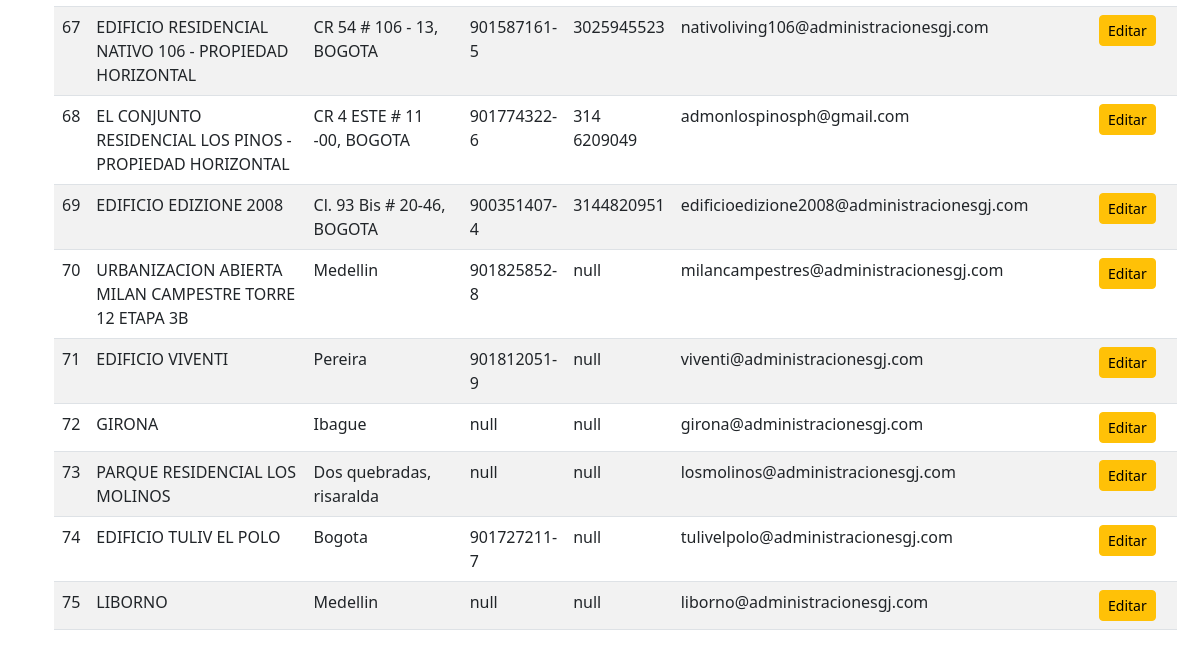
/copropiedades (signed in, lower part), run on an earlier commit of the app's database.
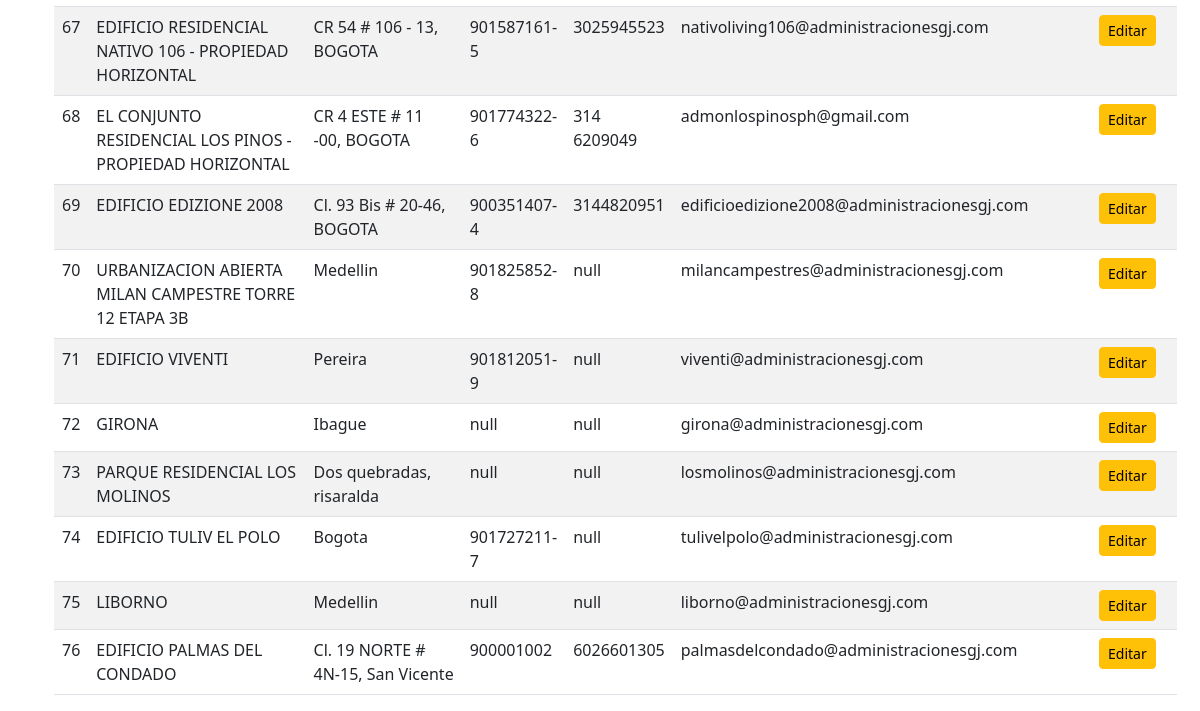
And on a later commit of the database.
### app/models.py (models this page shows, shortened)
class Copropiedad(db.Model):
    __tablename__ = 'copropiedad'
    id = db.Column(db.Integer, primary_key=True)
    nombre = db.Column(db.String(200), nullable=False, unique=True)
    direccion = db.Column(db.String(255), nullable=False)
    nit = db.Column(db.String(20), nullable=True)
    telefono = db.Column(db.String(50), nullable=True)
    email = db.Column(db.String(120), nullable=True)
    fecha_creacion = db.Column(db.Date, default=db.func.current_date())
    numero_unidades = db.Column(db.Integer, nullable=True)
    propiedades = db.relationship('PropiedadData', backref='copropiedad', lazy=True)

### app/routes.py (the view)
@main_bp.route('/copropiedades')
@login_required
def list_copropiedades():
    copropiedades = Copropiedad.query.all()
    return render_template('copropiedades/list.html', title='Copropiedades', copropiedades=copropiedades)

### app/models.py (called while the page is built)
@login_manager.user_loader
def load_user(user_id):
    return User.query.get(int(user_id))

### app/templates/copropiedades/list.html (shortened to what this page needs)
{% extends "base.html" %}
{% block content %}
<div class="container">
    <table class="table table-striped">
        <tbody>
            {% for copropiedad in copropiedades %}
            <tr>
                <td>{{ copropiedad.id }}</td>
                <td>{{ copropiedad.nombre }}</td>
                <td>{{ copropiedad.direccion }}</td>
                <td>{{ copropiedad.nit }}</td>
                <td>{{ copropiedad.telefono }}</td>
                <td>{{ copropiedad.email }}</td>
                <td>
                    <a href="{{ url_for('main.edit_copropiedad', id=copropiedad.id) }}" class="btn btn-sm btn-warning">Editar</a>
                </td>
            </tr>
            {% endfor %}
        </tbody>
    </table>
</div>
{% endblock %}

### app/templates/base.html (shortened to what this page needs)
<!DOCTYPE html>
<html lang="es">
<head>
    <link href="https://cdn.jsdelivr.net/npm/bootstrap@5.3.0-alpha1/dist/css/bootstrap.min.css" rel="stylesheet">
    <link rel="stylesheet" href="{{ url_for('static', filename='css/style.css') }}">
</head>
<body>
    <div class="container">
        {% block content %}{% endblock %}
    </div>
</body>
</html>

What changed in the data, as far as the page shows it:
added Copropiedad: id "76", nombre "EDIFICIO PALMAS DEL CONDADO", direccion "Cl. 19 NORTE # 4N-15, San Vicente", nit "900001002", telefono "6026601305", email "palmasdelcondado@administracionesgj.com"
